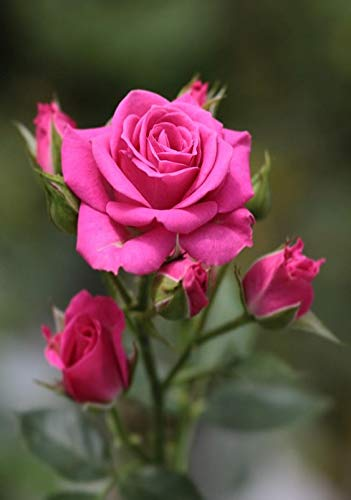
%> input picture Lab 6/flower.jpg, 351 x 500 px
$ octave lab06script.m   (GNU Octave 9; MATLAB toolbox functions it lacks are replaced by stand-ins)
%> lines starting %> are read from the running program, lines starting %| are printed output that depends on the picture
%%TASK 01
clc
clear all
close all
%Read image, visualize it, and display its size and class.

I = imread("flower.jpg");
%> I is the input picture: size 500x351x3 uint8; mean R, G, B 101.6, 72.7, 70.1
% Convert to double precision
I = im2double(I);
%> I: size 500x351x3 double
% Display
figure,
imshow(I)
whos I

% Split the image into the 3 component color intensity planes or matrices.
[R, G, B] = imsplit(I);
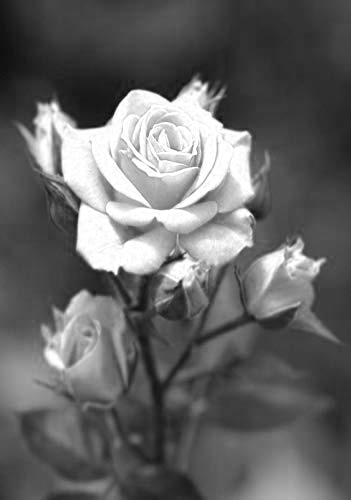
%> R: size 500x351 double; min 0.0431, max 1, mean 0.398
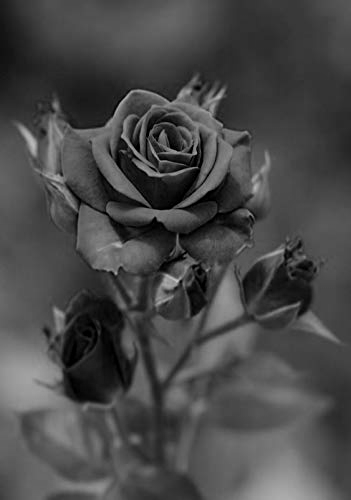
%> G: size 500x351 double; min 0, max 0.784, mean 0.285
whos R

% Create a 2-D convolution filter or kernel for averaging or smoothing
W = 5;
h = ones(W)./W.^2

%Convolve R with h to blur the image
Ravg = conv2(R,h,"same");
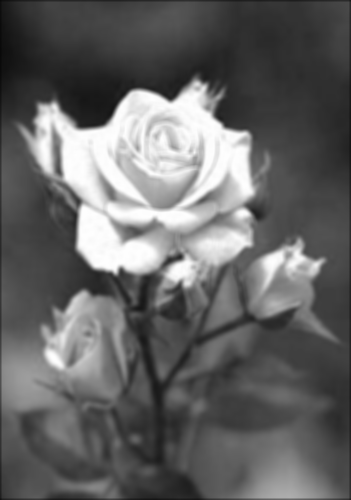
%> Ravg: size 500x351 double; min 0.0359, max 1, mean 0.397
% Convolve G with h to blur the image
Gavg =  conv2(G,h,"same");
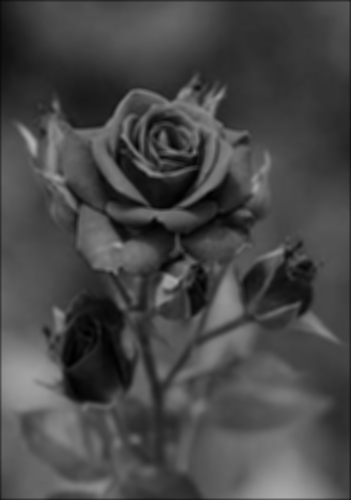
%> Gavg: size 500x351 double; min 0.000784, max 0.695, mean 0.283
% Convolve B with h to blur the image
Bavg = conv2(B,h,"same");
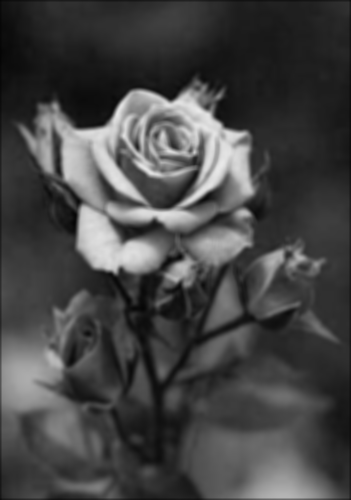
%> Bavg: size 500x351 double; min 0.0196, max 0.914, mean 0.274

% Concatenate the three matrices to put together the color image
Iavg = cat(3,Ravg,Gavg,Bavg);
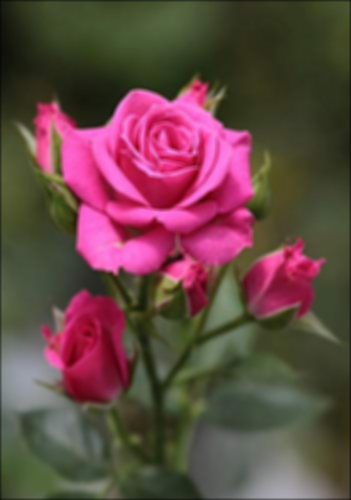
%> Iavg: size 500x351x3 double; mean R, G, B 0.397, 0.283, 0.274
whos Iavg
figure
imshow(Iavg,[])

%% Task02

clc
clear all

%generating impulse response by sutracting two impulses
n=0:0.1:50;
unitstep1 = n==0;
unitstep2 = n==1;
hn = unitstep1 - unitstep2; %impulse response

%input signal
xn = double((sin(0.5*n)+0.2)< 0);

%covolving the input with impulse response
yn = conv(hn,xn);
%plotting the input and output
subplot 211
stem(xn)
xlabel('n')
ylabel('xn')
subplot 212
stem(yn)
xlabel('n')
ylabel('yn')
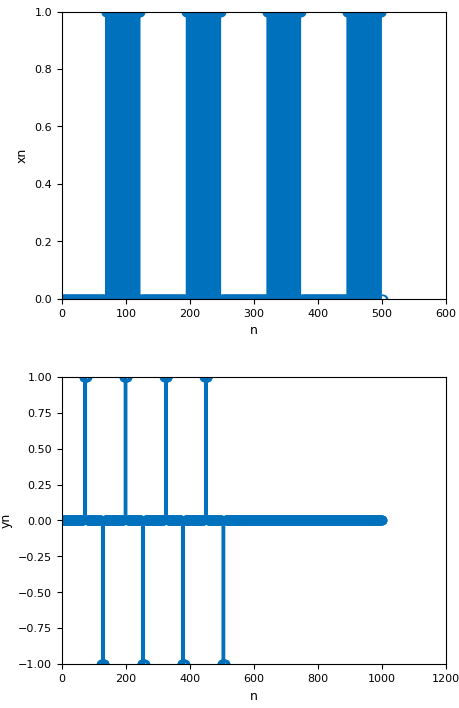
%> figure redrawn from the program's plot data, 2 panels; panel 1: highest point at x = 68, y = 1

%% TASK03

clc
close all
clear all

%generating impulse response of first difference by sutracting two impulses
n=0:1:5;
unitstep1 = n==0;
unitstep2 = n==1;
hn = unitstep1 - unitstep2; %impulse response
%load the image
%> (the run ends here)
